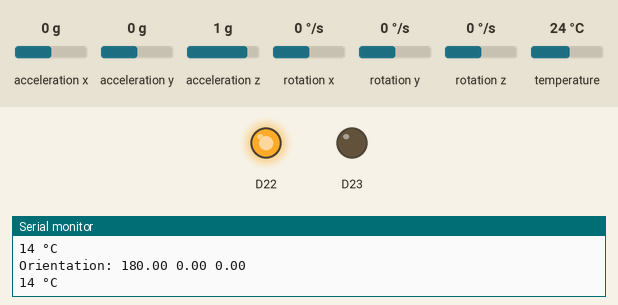
Simulated run of this sketch. Board: Arduino Nano RP2040 Connect. Shown: output pins drawn as LEDs (lit = HIGH), the last lines printed to the serial monitor. The test bench sets the inputs (shaded band); at power-on: temperature 24 °C, rotation x 0 °/s, acceleration x 0 g, acceleration y 0 g, acceleration z 1 g, rotation y 0 °/s, rotation z 0 °/s.

Above: at 1.2 s.
1.3 s: temperature set to 29.6 °C
2.8 s: temperature set to 30.7 °C
At 3.8 s:
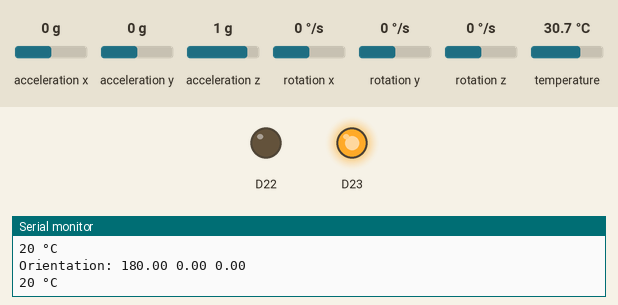
4.3 s: rotation x set to -12 °/s
7.3 s: rotation x set to -14 °/s
At 9.6 s:
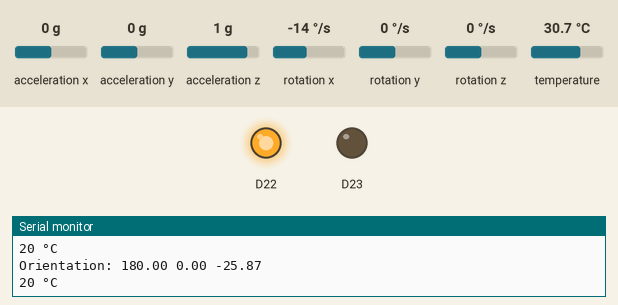
10.3 s: rotation x set to -10 °/s
13.3 s: rotation x set to -8 °/s
At 16.6 s:
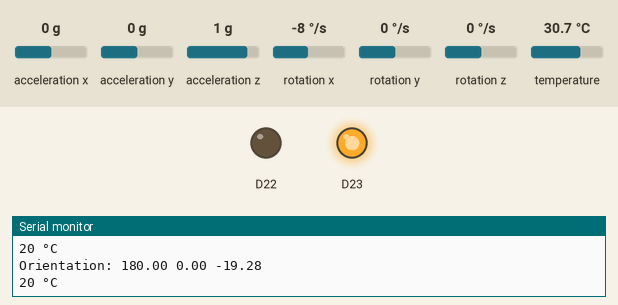
Timing chart, 0 to 17.8 s (numbered marks = the images above; inputs shaded):
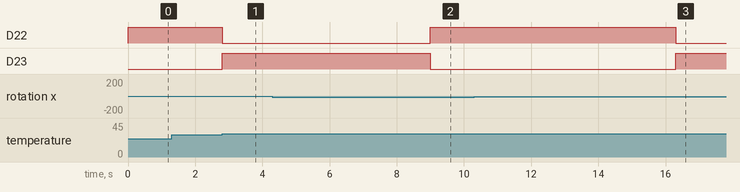

Measured:
- the behaviour switches between 29.9 and 30 °C on temperature (found by bisection; images 0 and 1)
- the behaviour switches between -13 and -14 °/s on rotation x (found by bisection; images 1 and 2)
- the behaviour switches between -9 and -8 °/s on rotation x (found by bisection; images 2 and 3)
- after the input at 2.8 s, D22: HIGH → LOW at once; D23: LOW → HIGH at once
- after the input at 7.3 s, D22: LOW → HIGH after 1.7 s; D23: HIGH → LOW after 1.7 s
- after the input at 13.3 s, D22: HIGH → LOW after 3.0 s; D23: LOW → HIGH after 3.0 s

The sketch:

exercise4_Posture.ino
```cpp
#include <Arduino_LSM6DSOX.h>
#include <WiFiNINA.h>
#include <MadgwickAHRS.h>

Madgwick filter;
int counter = 0;

void setup() {
  pinMode(LEDR, OUTPUT);
  pinMode(LEDG, OUTPUT);

  Serial.begin(9600);
  while (!Serial);

  if (!IMU.begin()) {
    Serial.println("Failed to initialize IMU!");
    while (1);
  }

  Serial.print("Accelerometer sample rate = ");
  Serial.print(IMU.accelerationSampleRate());
  Serial.println(" Hz");

  Serial.print("Gyroscope sample rate = ");
  Serial.print(IMU.gyroscopeSampleRate());
  Serial.println(" Hz");

  filter.begin(IMU.gyroscopeSampleRate());
}

void loop() {
  float ax, ay, az;
  float gx, gy, gz;
  float roll, pitch, heading;
  int temperature = 0;
  bool alert = false;

  if (IMU.accelerationAvailable() && IMU.gyroscopeAvailable()) {
    IMU.readAcceleration(ax, ay, az);
    IMU.readGyroscope(gx, gy, gz);

    filter.updateIMU(gx, gy, gz, ax, ay, az);

    roll = filter.getRoll();
    pitch = filter.getPitch();
    heading = filter.getYaw();


    IMU.readTemperature(temperature);
    temperature = temperature - 10;

    if (temperature < 20  || temperature  > 32 ) {
      alert = true;
    }
    if (pitch < -15 || pitch > 15)
    {
      alert = true;
    }
    if (roll < -20 || roll > 20 )
    {
      alert = true;
    }
    if (counter % 100 == 0) {
      Serial.print("Orientation: ");
      Serial.print(heading);
      Serial.print(" ");
      Serial.print(pitch);
      Serial.print(" ");
      Serial.println(roll);
      Serial.print(temperature);
      Serial.println(" °C");
    }
    if (alert)
    {
      digitalWrite(LEDR, HIGH);
      digitalWrite(LEDG, LOW);
    }
    else
    {
      digitalWrite(LEDG, HIGH);
      digitalWrite(LEDR, LOW);
    }
    counter++;
  }
}
```
